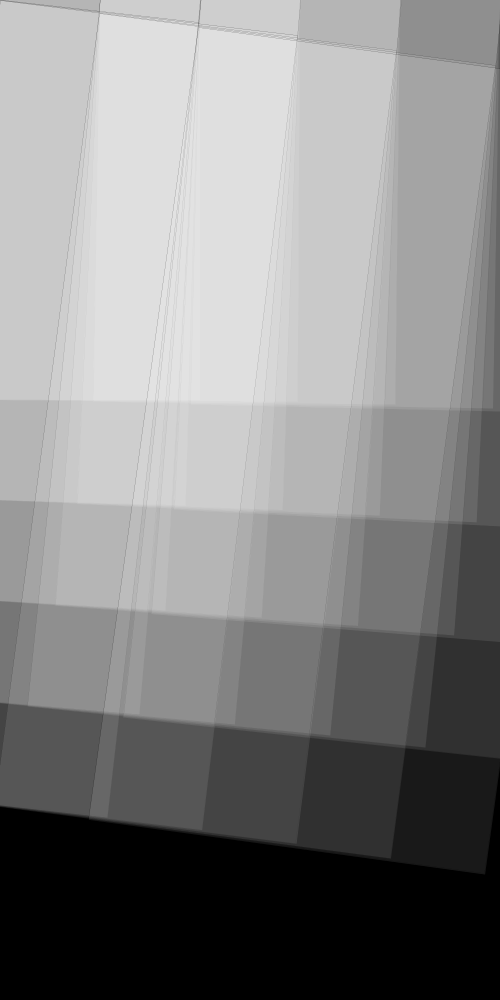
Frame 1 (no input)
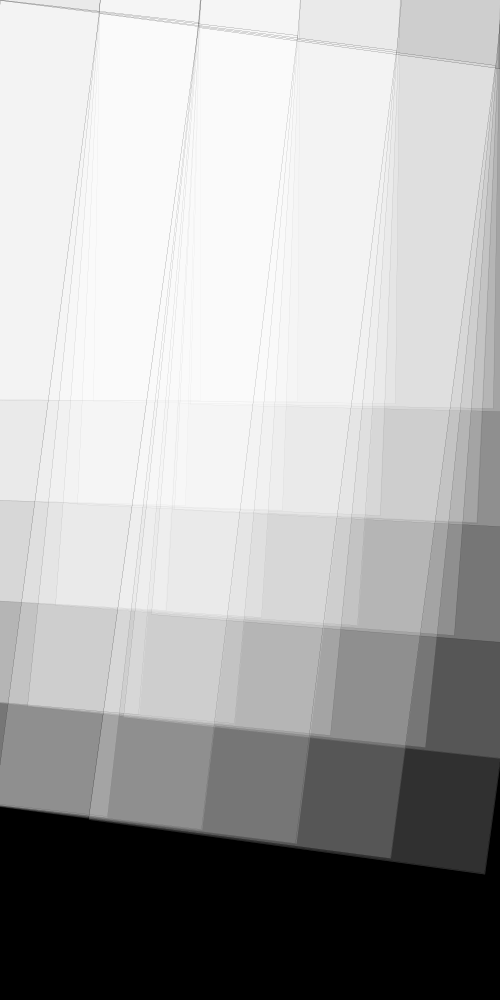
Frame 2 (the mouse pressed at the canvas centre, redrawn once)

The Processing sketch that drew these frames (run headless with seeded random() and noise(); the mouse was pressed at the canvas centre and the sketch redrawn once):

// Processing sketch: processing_32267
// ── processing_32267.pde

int change=100;
int a=700;
int d=600;
int b=500;
int c=1000;
int e=400;
int f=255;
void setup() {
  size(500,1000);
  rectMode(CENTER);
  stroke(0);
  fill(f,f,f,25);
  smooth();
  background(0);
  strokeWeight(0);
  
}

void draw (){
  
  noLoop();
  for(int i=0; i < width; i=i+change){
  for(int j=0; j < width; j=j+change){
    rect(j,i,e,800);
    rotate(PI/550);
    
  }
  }
}
